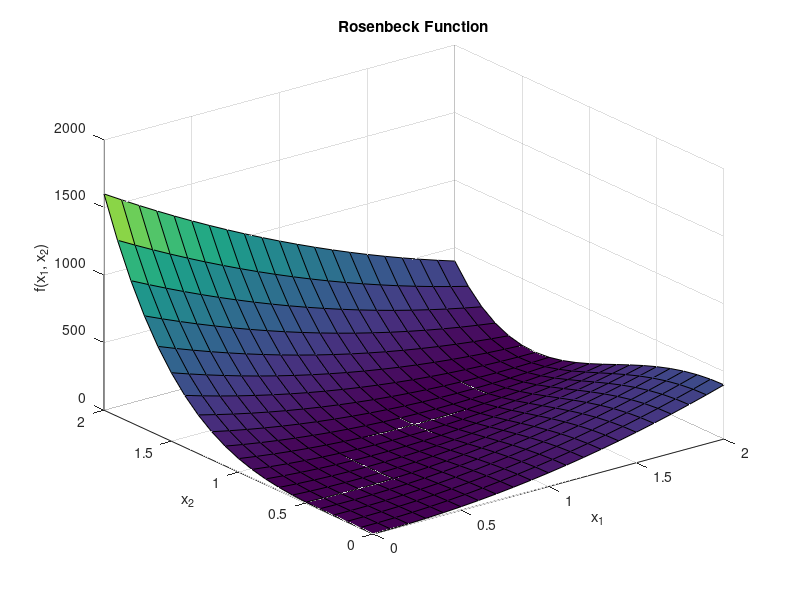

Write the MATLAB code that produced this figure. (Note: this script raises an error after producing the figure.)
%Rosenbrock function
f = @(x_1, x_2) 100*(x_2 - x_1^2)^2 + (1 - x_1)^2;

% define some bounds to examine this function
a = 0;
b = 2;

% get even steps over this domain
x1 = [a:0.1:b];
x2 = [a:0.1:b];
% preallocate memory for f
f_x1x2 = zeros(length(x1), length(x2));

%analyse the function in this domain
for i=1:length(x1)
    for j=1:length(x2)
        f_x1x2(i, j) = f(x1(i), x2(j));
    end
end

%plot
surf(x1, x2, f_x1x2);
title('Rosenbeck Function')
xlabel('x_1')
ylabel('x_2')
zlabel('f(x_1, x_2)')

% to find minimiser, find where g(x) = 0
min = [1, 1];
% diff f in terms of each variable to get
g = {@(x) -400*x(1) * (x(2) - x(1)^2) - 2*(1 - x(1)); ...
    @(x) 200 * (x(2)- x(1)^2)};

H = {@(x) -400 * x(2) + 1200 * x(1)^2 + 2, @(x) 200; ...
    @(x) -400^x(1), @(x) 200};

g_min = zeros(size(g));
H_min = zeros(size(H));

loops=size(H);

% check the minimum point
for i=1:loops(1);
    g_min(i) = g{i}(min);
    for j=1:loops(2)
        H_min(i, j) = H{i, j}(min);
    end
end

% check we meet criteria
one = g_min(1);
two = g_min(2);

flag1 = 0
glag2 = 0
if one == 0 && two == 0
    disp('1st order criteria met')
    flag1 = 1;
end
det_1 = H_min(1,1);
det_2 = det(H_min);

if det_1 >= 0 && det_2 >= 0
    disp('2nd order criteria met')
    flag2 = 2;
end

if flag1 == 1 && flag2 ==2
    str = [num2str(min(1)), ', ', num2str(min(2)), ' is minimiser'];
    disp(join(str))
end




